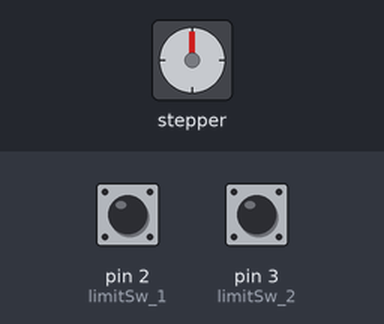
A sketch run on a simulated Arduino Uno, built with avr-gcc and run on an emulated ATmega328P. On the bench: stepper motor. Wiring (inferred from the names in the program): stepper motor driver (200 steps per turn assumed): step pin 5; direction pin 4; enable pin 6. Inputs (shaded band) come from the test bench; at power-on: pin 3 (limitSw_2) LOW, pin 2 (limitSw_1) LOW.

Above: at 6.4 s.
6.5 s: pin 3 (limitSw_2) pulled HIGH for 3 s
At 8.8 s:
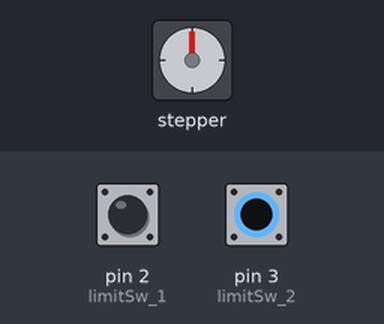
16.9 s: pin 2 (limitSw_1) driven HIGH and pin 3 (limitSw_2) driven HIGH
At 20.9 s:
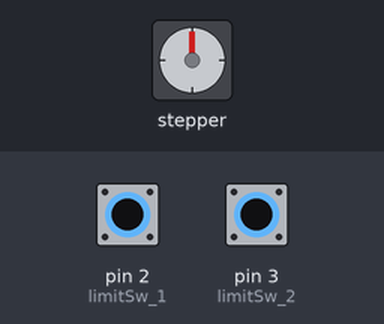
24.3 s: pin 2 (limitSw_1) driven LOW
31.7 s: pin 3 (limitSw_2) driven LOW
39.1 s: pin 2 (limitSw_1) driven HIGH
46.5 s: pin 2 (limitSw_1) pulsed LOW 5 times (0.12 s each, 0.3 s apart)
Timing chart, 0 to 102.8 s (numbered marks = the images above; inputs shaded):
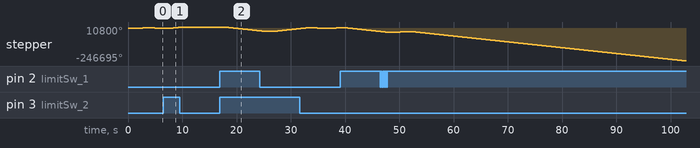

The sketch:

EndStop__Step.ino
```cpp
// defines pins numbers
const int dirPin = 4;
const int stepPin = 5;
const int enable=6;
const int limitSw_1 = 2;
const int limitSw_2 = 3;


void setup() {

  pinMode(limitSw_2, INPUT); //lim2
  pinMode(limitSw_1, INPUT); //lim1
  pinMode(enable, OUTPUT); //Enable
  pinMode(stepPin, OUTPUT); //Step
  pinMode(dirPin, OUTPUT); //Direction

  //digitalWrite(enable,LOW);

  digitalWrite(dirPin,LOW); // Enables the motor to move in a particular direction

}

void loop() {

    int limSw1 = digitalRead( limitSw_1);
    int limSw2 = digitalRead( limitSw_2);

    if( limSw1 == HIGH && (digitalRead(dirPin) == LOW) ){
        motorStep(2000);
    }

    else if( limSw1 == LOW && (digitalRead(dirPin) == LOW) ){
          digitalWrite(dirPin,HIGH);
          delay(2000);
    }
    else if( limSw2 == HIGH && (digitalRead(dirPin) == HIGH) ){
        motorStep(2000);
    }
    else if( limSw2 == LOW && (digitalRead(dirPin) == HIGH) ){
          digitalWrite(dirPin,LOW);
          delay(2000);
    }

    if( (digitalRead(dirPin) == HIGH) ){
        motorStep(2000);
        digitalWrite(dirPin,HIGH);

    }
    else if( (digitalRead(dirPin) == LOW) ){
        motorStep(2000);
        digitalWrite(dirPin,LOW);

    }
}

void motorStep( int MAX){

   for(int x = 0; x < MAX; x++) {
        digitalWrite(stepPin,HIGH);
        delayMicroseconds(200);
        digitalWrite(stepPin,LOW);
        delayMicroseconds(200);}
}
```
